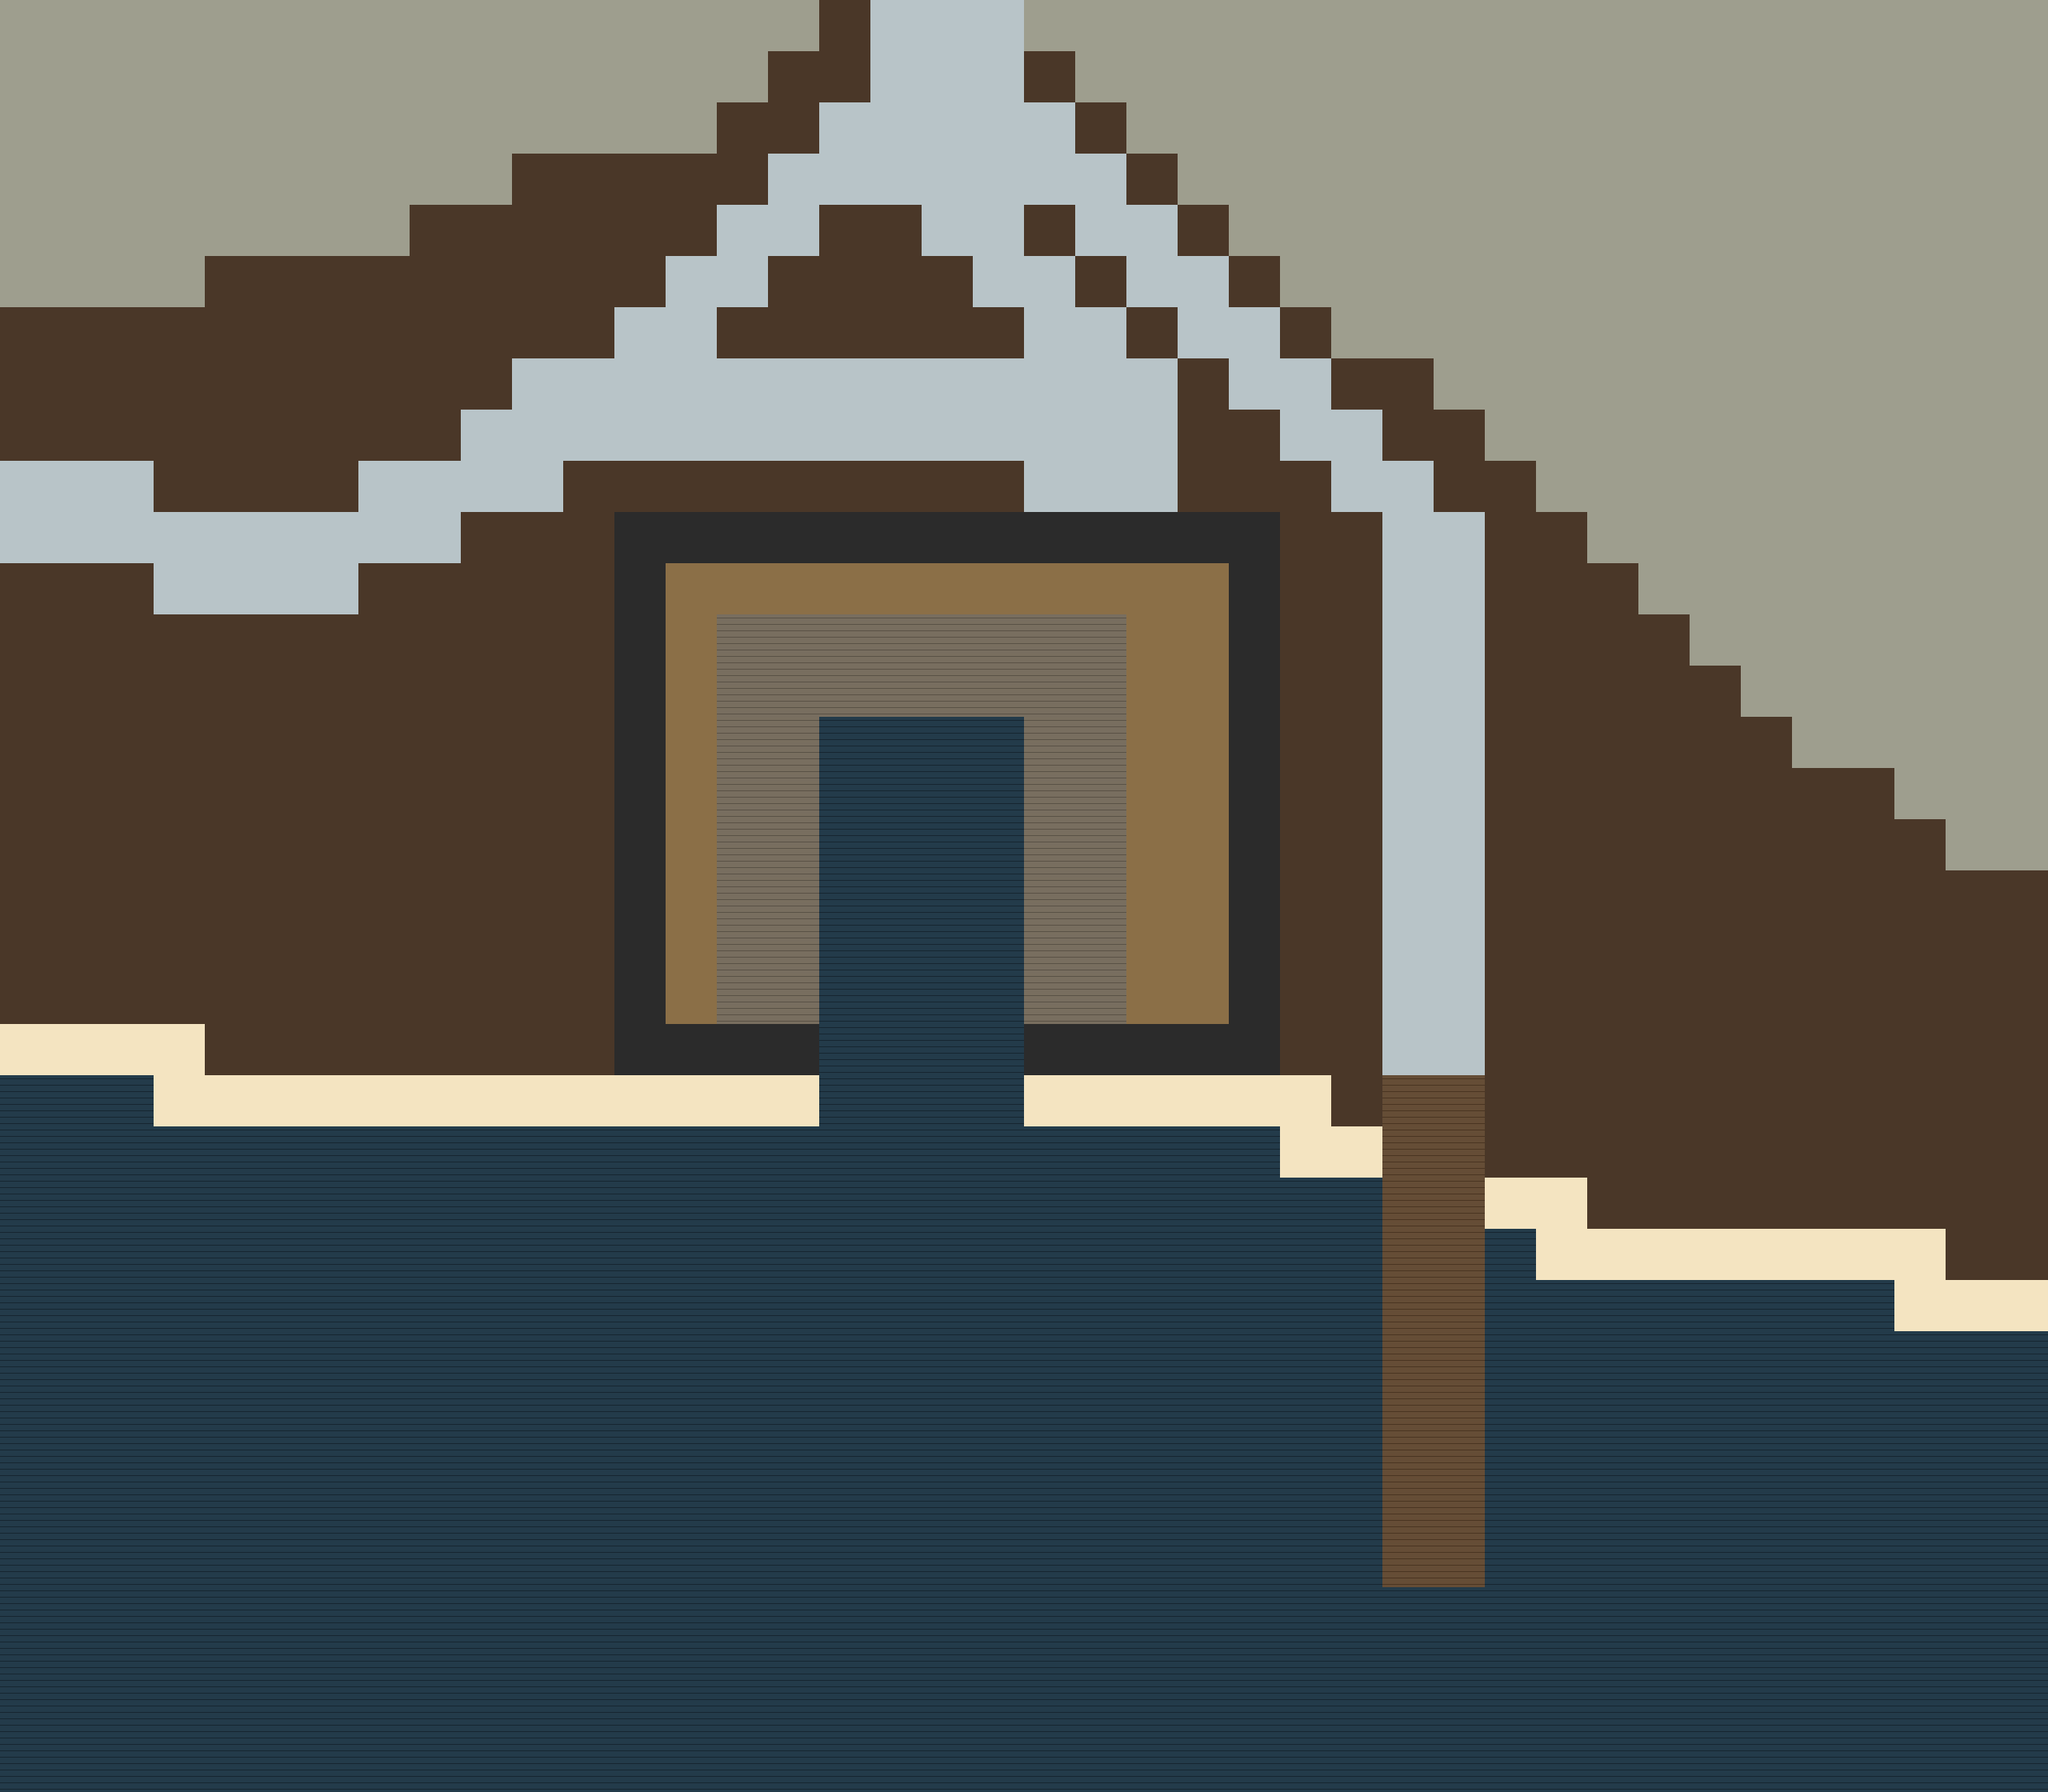

Below is a game level as drawn by its tile map, then a one-line description and the .tmx that defines it (tile-layer data replaced by summaries):
An orthogonal 40x35 tile map with 64x64 px tiles, 7 tile layers (tunnel, River, Quay, Cliff, ...), 3 tilesets and 10 objects (2x door, 2x gate, 2x building, poi, stairs, ...).

<map version="1.10" tiledversion="1.12.2-2-geb83ddb9" orientation="orthogonal" renderorder="right-down" width="40" height="35" tilewidth="64" tileheight="64" infinite="0" nextlayerid="12" nextobjectid="29">
 <properties>
  <property name="cell_scale" value="1 клетка = 1 м = 64 px" />
  <property name="east" value="обрыв, русло реки Адивиан" />
  <property name="north" value="двор таверны" />
  <property name="south" value="река Адивиан / открытая вода" />
  <property name="title" value="Пристань, набережная, лодочный сарай и туннель" />
  <property name="west" value="Набережная" />
  <property name="zones" value="quay, shed, tunnel, river, pier" />
 </properties>
 <tileset firstgid="1" name="tiles" tilewidth="64" tileheight="64" tilecount="6" columns="6">
  <image source="tiles.png" width="384" height="64" />
 </tileset>
 <tileset firstgid="7" name="yard_tiles" tilewidth="64" tileheight="64" tilecount="14" columns="14">
  <image source="yard_tiles.png" width="896" height="64" />
 </tileset>
 <tileset firstgid="21" name="object_sprites" tilewidth="256" tileheight="128" tilecount="11" columns="0">
  <grid orientation="orthogonal" width="1" height="1" />
  <tile id="0">
   <image source="worktable.png" width="128" height="64" />
  </tile>
  <tile id="1">
   <image source="window.png" width="64" height="24" />
  </tile>
  <tile id="2">
   <image source="table.png" width="256" height="64" />
  </tile>
  <tile id="3">
   <image source="stove.png" width="64" height="64" />
  </tile>
  <tile id="4">
   <image source="painting.png" width="128" height="24" />
  </tile>
  <tile id="5">
   <image source="hearth.png" width="128" height="128" />
  </tile>
  <tile id="6">
   <image source="fireplace_obj.png" width="128" height="128" />
  </tile>
  <tile id="7">
   <image source="door.png" width="64" height="64" />
  </tile>
  <tile id="8">
   <image source="coffee_table.png" width="64" height="64" />
  </tile>
  <tile id="9">
   <image source="bench.png" width="256" height="64" />
  </tile>
  <tile id="10">
   <image source="armchair.png" width="64" height="64" />
  </tile>
 </tileset>
 <layer id="11" name="tunnel" width="40" height="35">
  <properties>
   <property name="note">Тайный подземный туннель. 
Небольшой уклон пола туннеля вверх, от реки, в сторону склада.</property>
  </properties>
  <data>[1400 cells, 56 non-empty, 1 distinct tile ids]</data>
 </layer>
 <layer id="1" name="River" class="river" width="40" height="35">
  <properties>
   <property name="note" value="река Адивиан" />
  </properties>
  <data>[1400 cells, 538 non-empty, 2 distinct tile ids]</data>
 </layer>
 <layer id="2" name="Quay" width="40" height="35">
  <properties>
   <property name="note" value="Набережная" />
  </properties>
  <data>[1400 cells, 603 non-empty, 1 distinct tile ids]</data>
 </layer>
 <layer id="3" name="Cliff" width="40" height="35">
  <properties>
   <property name="note" value="Обрыв" />
  </properties>
  <data>[1400 cells, 259 non-empty, 1 distinct tile ids]</data>
 </layer>
 <layer id="4" name="Path" width="40" height="35">
  <data>[1400 cells, 114 non-empty, 1 distinct tile ids]</data>
 </layer>
 <layer id="5" name="Building_Shed" width="40" height="35">
  <data>[1400 cells, 144 non-empty, 4 distinct tile ids]</data>
 </layer>
 <layer id="9" name="Pier" width="40" height="35">
  <data>[1400 cells, 20 non-empty, 1 distinct tile ids]</data>
 </layer>
 <objectgroup id="7" name="Objects">
  <object id="4" name="sailor_boat" type="poi" x="1600" y="1600" width="128" height="320">
   <properties>
    <property name="description">Ялик Моряка, пришвартованный у конца пирса.
Парус на фок-мачте убран.</property>
    <property name="поднят ли парус" type="bool" value="false" />
   </properties>
  </object>
  <object id="19" name="grille_hatch" type="door" gid="16" x="1408" y="896" width="128" height="192">
   <properties>
    <property name="from" value="shed" />
    <property name="hidden" type="bool" value="true" />
    <property name="note" value="скрытый решётчатый люк" />
    <property name="to" value="tunnel" />
   </properties>
  </object>
  <object id="21" name="shed-gates" type="gate" gid="16" x="1024" y="1344" width="256" height="64">
   <properties>
    <property name="from" value="shed" />
    <property name="label" value="Ворота лодочного сарая" />
    <property name="side" value="south" />
    <property name="to" value="river" />
   </properties>
  </object>
  <object id="22" name="stairs" type="stairs" x="1024" y="0" width="256" height="128">
   <properties>
    <property name="from" value="quay" />
    <property name="label" value="Лесенка на задний двор" />
    <property name="note" value="Лесница на задний двор" />
    <property name="to" value="backyard" />
   </properties>
  </object>
  <object id="24" name="shed-door" type="door" gid="28" x="1344" y="704" width="128" height="64">
   <properties>
    <property name="from" value="shed" />
    <property name="label" value="двери лодочного сарая" />
    <property name="side" value="north" />
    <property name="to" value="quay" />
   </properties>
  </object>
  <object id="27" name="smuggler_storage-gates" type="gate" gid="16" x="1344" y="64" width="256" height="64">
   <properties>
    <property name="from" value="tunnel" />
    <property name="note" value="Герметичные крепкие ворота" />
    <property name="to" value="smuggler_storage" />
   </properties>
  </object>
  <object id="28" name="tavern_yard-links" x="0" y="576" width="192" height="128">
   <properties>
    <property name="from" value="quay" />
    <property name="to" value="tavern_backyard" />
   </properties>
  </object>
 </objectgroup>
 <objectgroup id="8" name="buildings">
  <object id="15" name="shed" type="building" x="768" y="640" width="832" height="704">
   <properties>
    <property name="note" value="Лодочный сарай" />
   </properties>
  </object>
  <object id="16" name="tunnel" type="tunnel" x="1344" y="0" width="256" height="896">
   <properties>
    <property name="from" value="shed" />
    <property name="note" value="Тайный туннель" />
    <property name="to" value="smuggler_storage" />
   </properties>
  </object>
  <object id="25" name="pier" type="building" x="1728" y="1344" width="128" height="640">
   <properties>
    <property name="note" value="Причал" />
   </properties>
  </object>
 </objectgroup>
</map>
